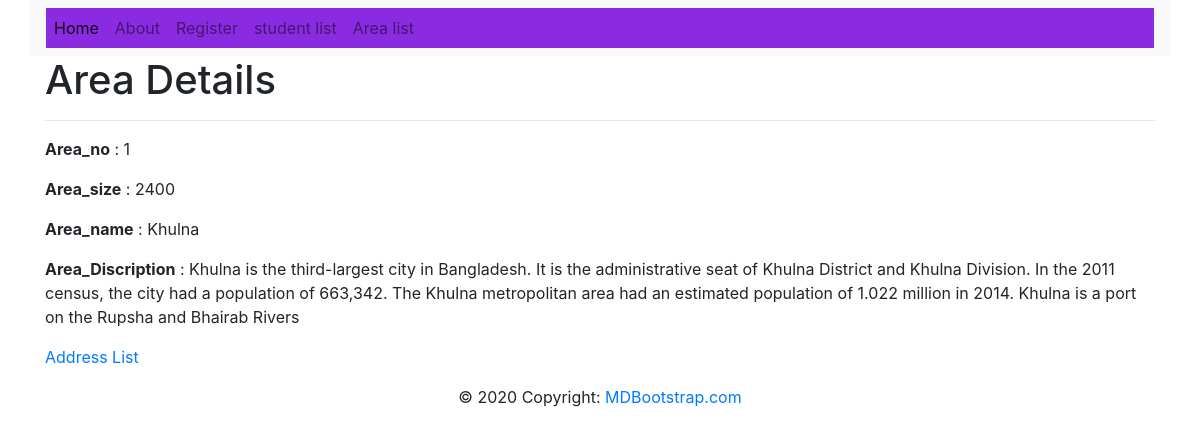
/address/detail/1, run on the app's committed database.
### address/models.py (models this page shows, shortened)
class AreaList(models.Model):
    area_no = models.IntegerField()
    area_name = models.CharField(max_length=30)
    area_size = models.IntegerField()
    area_disc = models.TextField()

### address/views.py (the view)
# urls.py: path('/detail/<int:area_no>', Area_Detail, name='address-detail')
def Area_Detail(request, area_no):
    area_detail = AreaList.objects.get(area_no=area_no)
    context = {
        'areas' : area_detail
    }
    return render(request, 'address-detail.html', context)

### templates/address-detail.html
{% extends 'base.html' %}
{% block content %}
<div class="container">
    <h1>Area Details</h1>
    <hr>
    <p><b>Area_no</b> : {{ areas.area_no }}</p>
    <p><b>Area_size</b> : {{ areas.area_size }}</p>
    <p><b>Area_name</b>  : {{ areas.area_name }} </p>
    <p><b>Area_Discription</b>  : {{ areas.area_disc }}</p>
    <a href="{% url 'address-list' %}">Address List</a>
  </div>
{% endblock %}

### data on the page
AreaList: area_no "1", area_size "2400", area_name "Khulna", area_disc "Khulna is the third-largest city in Bangladesh. It is the administrative seat of Khulna District and Khulna Division. In the 2011 census, the city had a population of 663,342. The Khulna metropolitan area had an estimated population of 1.022 million in 2014. Khulna is a port on the Rupsha and Bhairab Rivers"
